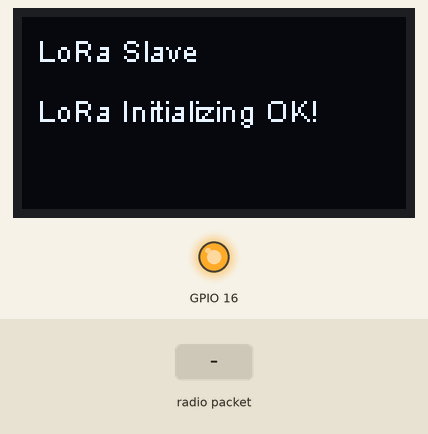
This sketch was run on a simulated ESP32. Parts: 128×64 one-colour display, output pins drawn as LEDs (lit = HIGH). Inputs (shaded band) come from the test bench. No radio packets arrive unless stated; what the sketch prints to the serial monitor is not drawn.

Above: at 2.3 s.
2.4 s: radio packet "1" arrives
At 3.8 s:
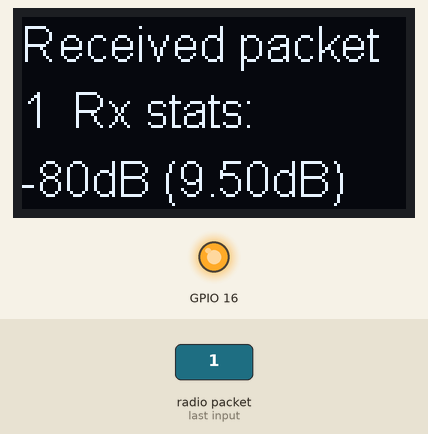
4.9 s: radio packet "0" arrives
At 5.7 s:
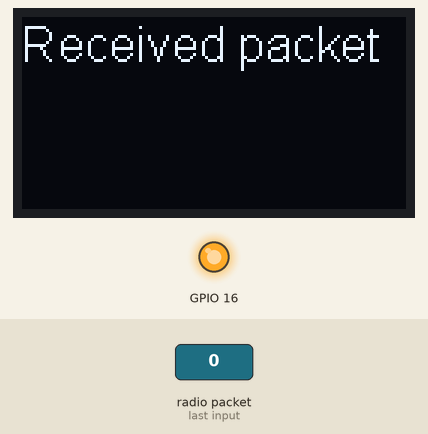
7.4 s: radio packet "2" arrives
At 8.8 s:
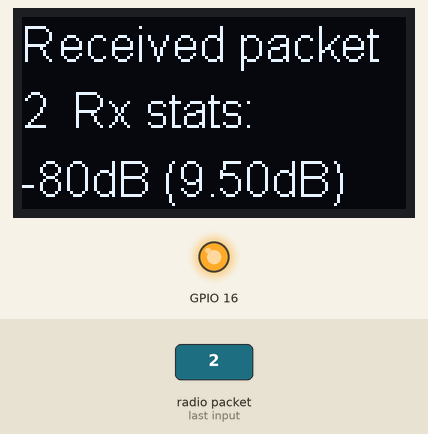
Timing chart, 0 to 10.4 s (numbered marks = the images above; inputs shaded):
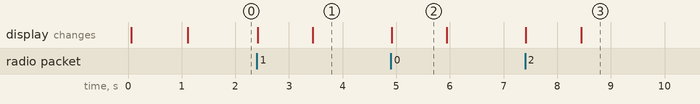

Measured:
- after the input at 2.4 s, the display: first changes at once (image 1 shows a later state)
- after the input at 4.9 s, the display: changes at once (image 2)
- after the input at 7.4 s, the display: first changes at once (image 3 shows a later state)
- what the display in image 2 shows lasts 1.0 s, from 4.9 s to 5.9 s

The sketch:

Lora_Slave.ino
```cpp
#include <Wire.h>  // Only needed for Arduino 1.6.5 and earlier
#include "SSD1306.h" // alias for `#include "SSD1306Wire.h"`

#include <SPI.h>
#include <LoRa.h>
// #include "SSD1306.h"
#include<Arduino.h>

SSD1306 display(0x3c, 4, 15);

//OLED pins to ESP32 GPIOs via this connection:
//OLED_SDA â€” GPIO4
//OLED_SCL â€” GPIO15
//OLED_RST â€” GPIO16

// WIFI_LoRa_32 ports

// GPIO5 â€” SX1278â€™s SCK
// GPIO19 â€” SX1278â€™s MISO
// GPIO27 â€” SX1278â€™s MOSI
// GPIO18 â€” SX1278â€™s CS
// GPIO14 â€” SX1278â€™s RESET
// GPIO26 â€” SX1278â€™s IRQ(Interrupt Request)

#define SS 18
#define RST 14
#define DI0 26

// LoRa Settings
#define BAND 915.022E6
#define spreadingFactor 9
// #define SignalBandwidth 62.5E3
#define SignalBandwidth 31.25E3
#define preambleLength 8
#define codingRateDenominator 8

// ADC? Battery voltage
// const uint8_t vbatPin = 34;
// float VBAT;  // battery voltage from ESP32 ADC read

void setup() {

  pinMode(16,OUTPUT);
  digitalWrite(16, LOW); // set GPIO16 low to reset OLED
  delay(50);
  digitalWrite(16, HIGH);

  display.init();
  display.flipScreenVertically();
  display.setFont(ArialMT_Plain_10);
  display.setTextAlignment(TEXT_ALIGN_LEFT);

  Serial.begin(115200);
  while (!Serial); //if just the the basic function, must connect to a computer
  delay(1000);

  Serial.println("LoRa Receiver");
  display.drawString(5,5,"LoRa Slave");
  display.display();
  SPI.begin(5,19,27,18);
  LoRa.setPins(SS,RST,DI0);

/*
  pinMode(vbatPin, INPUT);
  VBAT = (120.0/20.0) * (float)(analogRead(vbatPin)) / 1024.0; // LiPo battery voltage in volts
  Serial.println("Vbat = "); Serial.print(VBAT); Serial.println(" Volts");
*/

  if (!LoRa.begin(BAND)) {
    display.drawString(5,25,"Starting LoRa failed!");
    while (1);
  }
  Serial.println("LoRa Initial OK!");

  Serial.print("LoRa Frequency: ");
  Serial.println(BAND);

  Serial.print("LoRa Spreading Factor: ");
  Serial.println(spreadingFactor);
  LoRa.setSpreadingFactor(spreadingFactor);

  Serial.print("LoRa Signal Bandwidth: ");
  Serial.println(SignalBandwidth);
  LoRa.setSignalBandwidth(SignalBandwidth);

  LoRa.setCodingRate4(codingRateDenominator);
  LoRa.setPreambleLength(preambleLength);

  display.drawString(5,25,"LoRa Initializing OK!");
  display.display();
}

void loop() {
  // try to parse packet
  int packetSize = LoRa.parsePacket();
  if (packetSize) {
    // received a packets
    Serial.print("Received packet. ");

    display.clear();
    display.setFont(ArialMT_Plain_16);
    display.drawString(0, 0, "Received packet ");
    display.display();

    // read packet
    while (LoRa.available()) {
      String data = LoRa.readString();
      Serial.print(data);
      display.drawString(0,22, data + "  Rx stats:");
      display.display();
    }

    // print RSSI of packet
    Serial.print(" with RSSI ");
    Serial.println(LoRa.packetRssi());
    Serial.print(" with SNR ");
    Serial.println(LoRa.packetSnr());
    // display.drawString(0, 45, "RSSI: ");
    // display.drawString(50, 45, (String)LoRa.packetRssi());
    String RxString = (String)LoRa.packetRssi() + "dB (" + (String)LoRa.packetSnr() +"dB)";
    display.drawString(0, 45, RxString);

    display.display();
    //wait a bit before sending back an ack
    delay(200);
    // send packet to check Tx freq and compare offset from Rx in an attempt to be on the same freq
    LoRa.beginPacket();
    LoRa.print("RxString");
    //LoRa.print(counter);
    LoRa.endPacket();

  }
}
```
